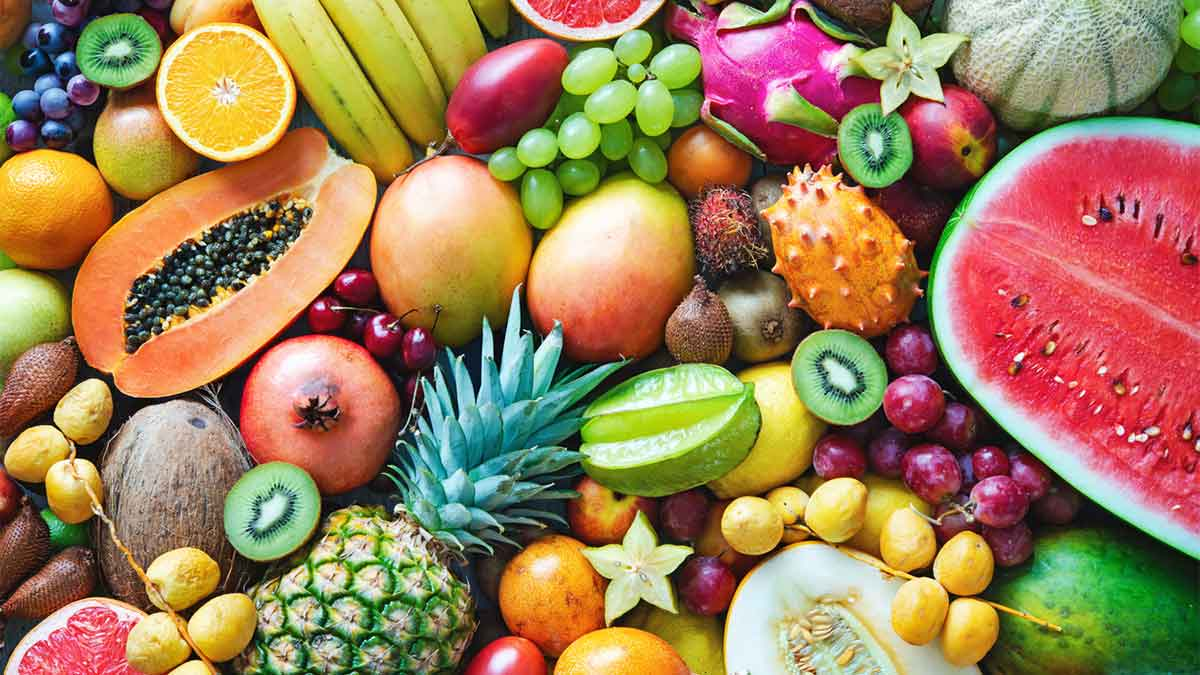
#> input picture frutas.jpg, 1200 x 675 px
$ python processa_imagem.py
#> lines starting #> are read from the running program, lines starting #| are printed output that depends on the picture; after the words box and inside, x2 and y2 are one past the last pixel; in counts of white or black regions, pixels touching at a corner belong together

#processa_imagem.py

import cv2

imagem = cv2.imread('frutas.jpg')
#> imagem is the input picture: shape (675, 1200, 3); mean B, G, R 87.8, 126.2, 157.6
print('Resulação: ', imagem.shape)
#| Resulação:  (675, 1200, 3)
print('Total de pixels: ', imagem.size)  #675x1200x3
#| Total de pixels:  2430000

#obtém a cor de um único pixel
valorPixel = imagem[150,150]
#> valorPixel = [65, 176, 198]
print('Intensidade RGB: ', valorPixel)
#| Intensidade RGB:  [ 65 176 198]

#converte para cinza o obtém a cor
cinza = cv2.cvtColor(imagem, cv2.COLOR_RGB2GRAY)
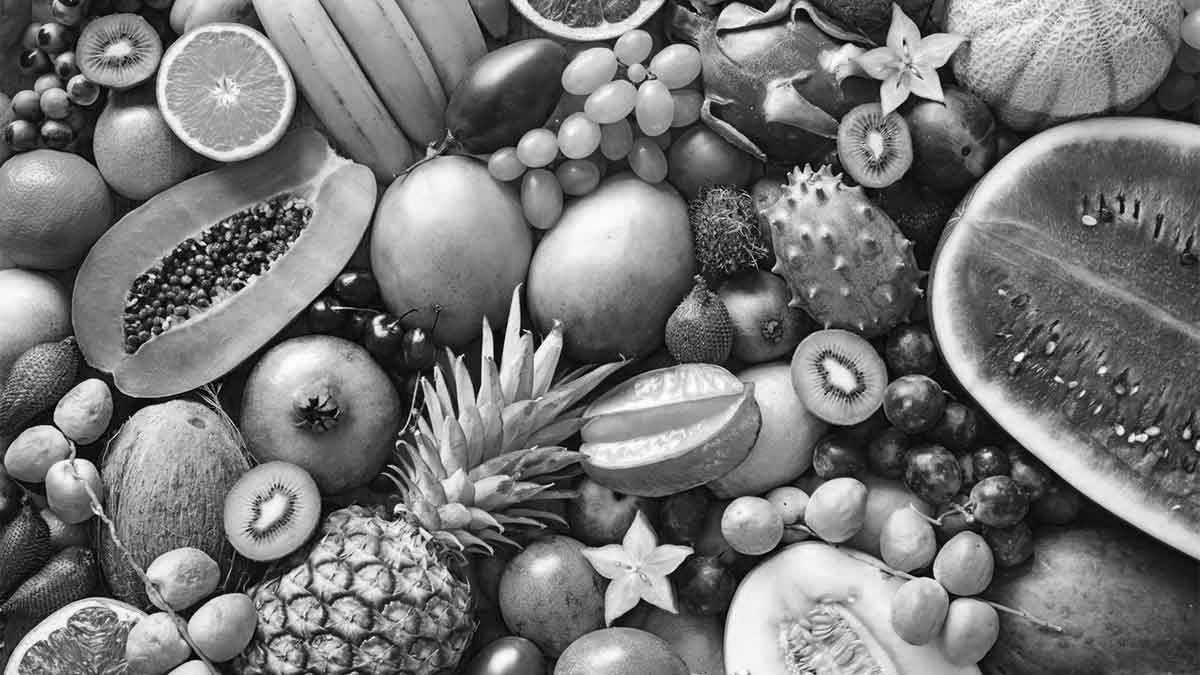
#> cinza: shape (675, 1200); min 0, max 255, mean 118.3
valorPixel = cinza[150,150]
#> valorPixel = 145
print('Cinza: ', valorPixel)
#| Cinza:  145

#altera a cor de um único pixel
imagem[140,20] = [255,255,255]
#> imagem: shape (675, 1200, 3); under 0.01% of pixels changed, all inside (x1, y1, x2, y2) = (20, 140, 21, 141)

#altera a cor da linha 150 na imagem, criando um traço branco
for coluna in range(0,1200):
    imagem[150,coluna] = [255,255,255]
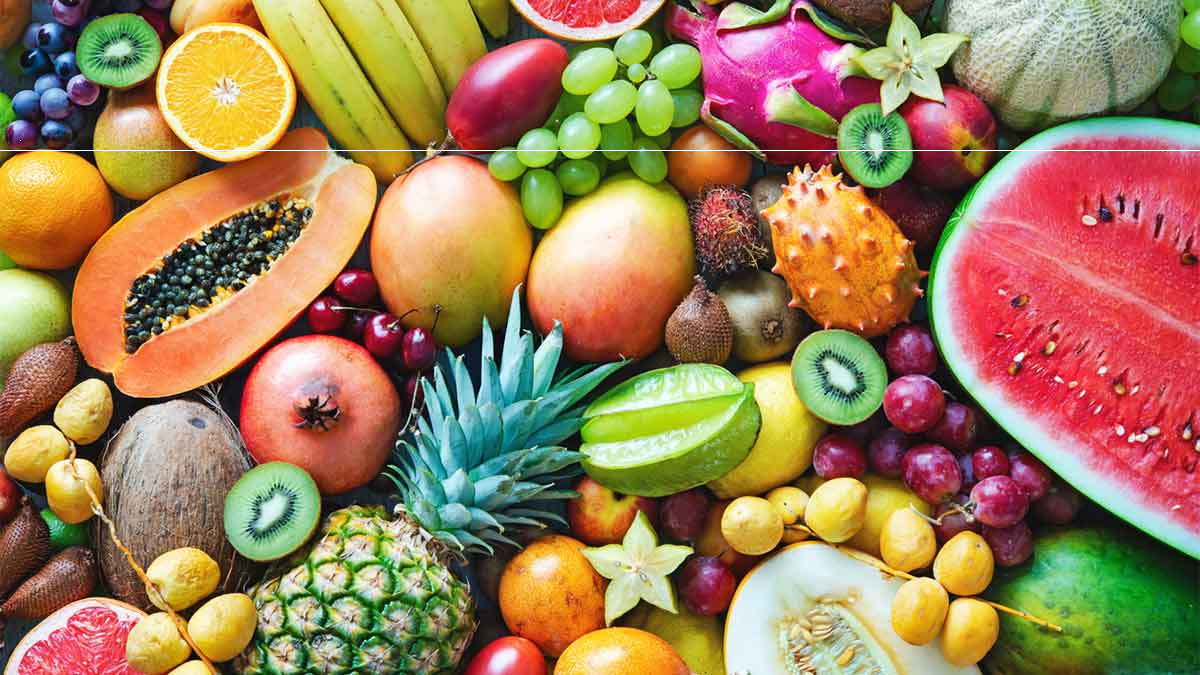
#> imagem: shape (675, 1200, 3); mean B, G, R 88, 126.4, 157.8


cv2.imshow('Pixel alteraldo', imagem)
